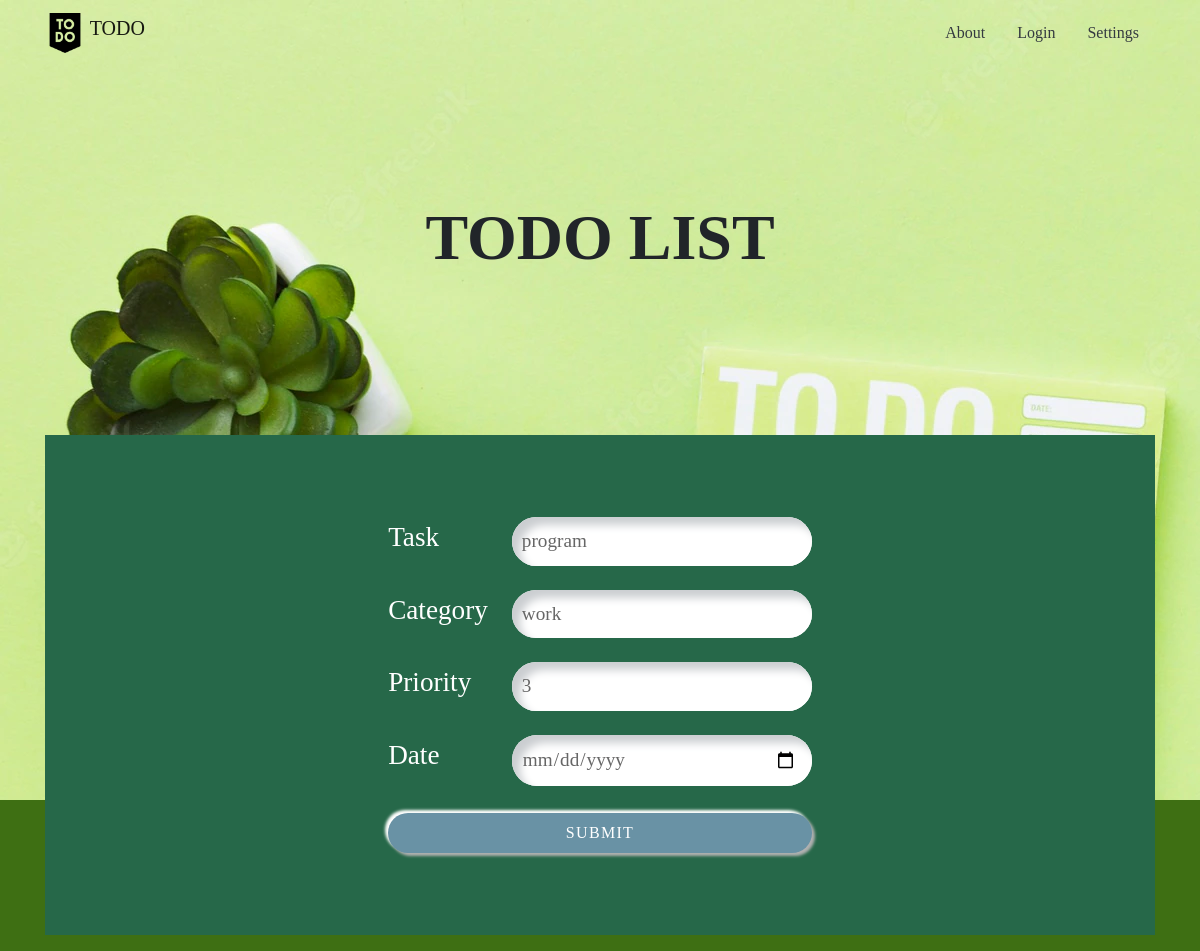
The app's page /edit/12/ with its own data.
### todo/models.py (models this page shows, shortened)
class TodoTask(models.Model):
    taskname = models.CharField(max_length=255,blank=False,null=False)
    category = models.CharField(max_length=255,blank=False,null=False)
    priority = models.CharField(max_length=255,blank=False,null=False)
    date = models.DateField()

### todo/views.py (the view)
# urls.py: path('edit/<int:id>/',views.edit,name='edit'),
def edit(request,id):
    task=TodoTask.objects.get(id=id)
    return render(request,'update.html',{'task':task})

### todo/templates/update.html (shortened to what this page needs)
<!DOCTYPE html>
<html lang="en">
<head>
    <link rel="stylesheet" href="../static/css/edit.css">
    <link rel="stylesheet" href="https://cdn.jsdelivr.net/npm/bootstrap@4.6.2/dist/css/bootstrap.min.css">
</head>
<body style="background-color: rgb(62, 111, 19);">
    <nav class="navbar navbar-expand-lg navbar-light fixed-top">
        <div class="container">
            <a class="navbar-brand" href="#">
                <img src="../static/images/to-do.png" width="40" height="40" class="d-inline-block align-top" alt="">
                TODO
            </a>
          <ul class="nav ">
            <li class="nav-item active"> <a href="#" class="nav-link text-dark">About</a> </li>
            <li class="nav-item "> <a href="#" class="nav-link text-dark">Login</a> </li>
            <li class="nav-item "> <a href="#" class="nav-link text-dark">Settings</a> </li>
          </ul>
        </div>
    </nav>
    <div class="col bgimg" style=" background: url(../images/bg2.webp);height: 100vh;">
        <div class="container-fluid d-flex align-items-center  justify-content-center bgtext">
            <h1 class="text-center">TODO LIST</h1>
        </div>
    <div class="row">
        <div class="container">
        <div class="table table-borderless d-flex align-items-center  justify-content-center text-white form ">
            <form action="{% url 'update' task.id %}" method="post">
                <table>
                    <tr>
                        <td>Task</td>
                        <td><input type="text" class="textb" placeholder="Input new task here" name="taskname" value="{{ task.taskname }}" required></td>
                    </tr>
                    <tr>
                        <td>Category</td>
                        <td>
                            <input type="text" class="textb" placeholder="category here" name="category" value="{{ task.category }}">
                        </td>
                    </tr>
                    <tr>
                        <td>Priority</td>
                        <td><input type="text" class="textb" placeholder="priority" name="priority" value="{{ task.priority }}"></td>
                    </tr>
                    <tr>
                        <td>Date</td>
                        <td><input type="date" class="textb" name="date" value="{{ task.date }}" required></td>
                    </tr>
                    <tr>
                        <td colspan="2">
                            <input type="submit" value="SUBMIT" class="btn">
                        </td>
                    </tr>
                </table>
            </form>
        </div>
    </div>
</div>
</div>
</body>
</html>

### todo/static/css/edit.css (style rules this page uses)
* { margin: 0; padding: 0; font-family: 'Franklin Gothic Medium'; }
.bgimg { background: url(../images/bg2.webp); height: 100vh; }
.bgtext { padding-top: 200px; }
.bgtext h1 { font-size: 4em; font-weight: bold; }
.form { height: 500px; width: 200px; background: rgb(38, 104, 73); font-size: 1.7em; margin-top: 150px; color: #fff; }
.textb { width: 300px; box-shadow: inset 8px 8px 8px #cbced1, inset -8px -8px 8px #fff; border-radius: 25px; border: none; outline: none; background: #fff; font-size: 1.2rem; color: #666; padding: 10px 15px 10px 10px; }
.form .btn { box-shadow: none; width: 100%; height: 40px; background: #6992a5; color: #fff; border-radius: 25px; box-shadow: 3px 3px 3px #b1b1b1,-3px -3px 3px #fff; letter-spacing: 1.3px; }

### todo/templates/update.html (style rules this page uses)
.bgimg { background: url(../images/bg2.webp); height: 100vh; }

### records on screen
TodoTask: taskname "program", category "work", priority "3"
